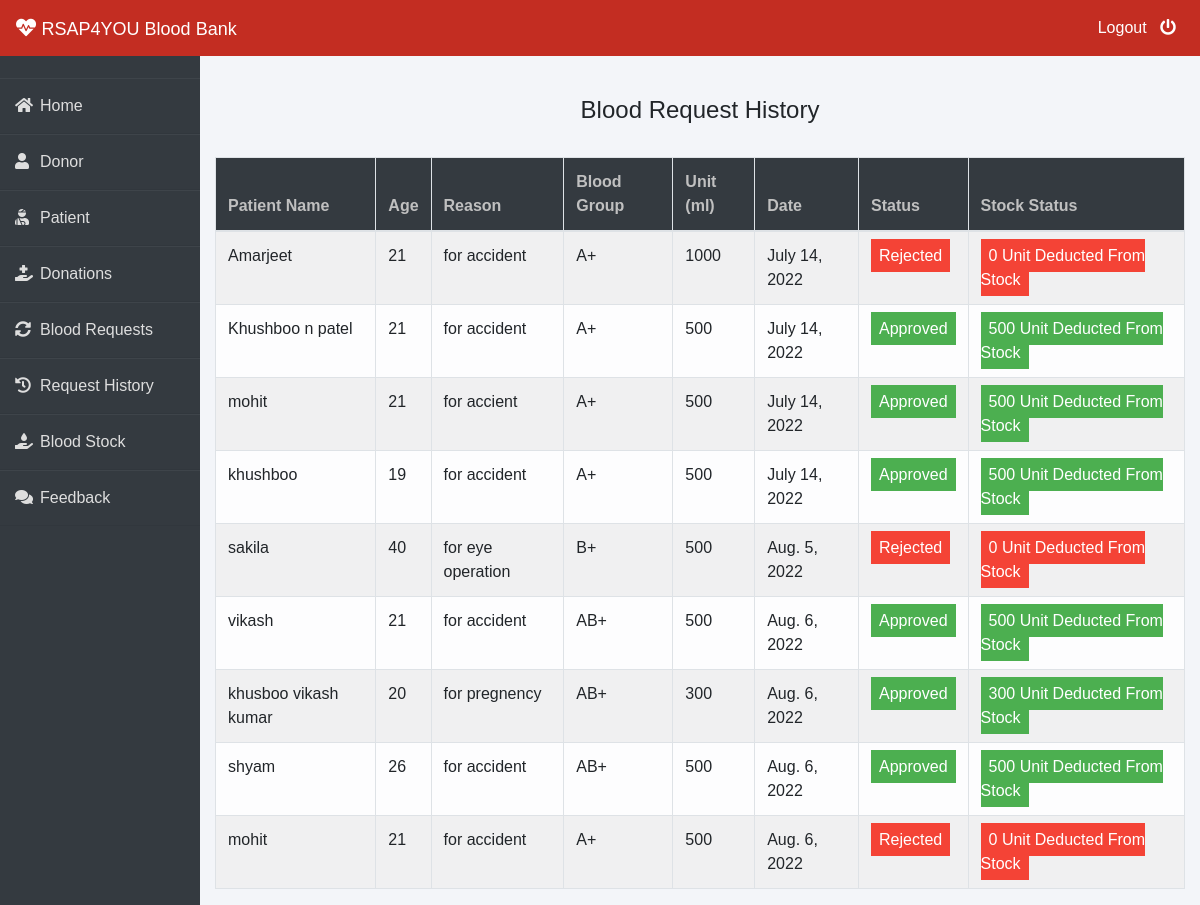
The page /admin-request-history (signed in) on the database its author committed.
### blood/models.py (models this page shows, shortened)
class BloodRequest(models.Model):
    request_by_patient=models.ForeignKey(pmodels.Patient,null=True,on_delete=models.CASCADE)
    request_by_donor=models.ForeignKey(dmodels.Donor,null=True,on_delete=models.CASCADE)
    patient_name=models.CharField(max_length=30)
    patient_age=models.PositiveIntegerField()
    reason=models.CharField(max_length=500)
    bloodgroup=models.CharField(max_length=10)
    unit=models.PositiveIntegerField(default=0)
    status=models.CharField(max_length=20,default="Pending")
    date=models.DateField(auto_now=True)

### blood/views.py (the view)
# urls.py: path('admin-request-history', views.admin_request_history_view,name='admin-request-history'),
@login_required(login_url='adminlogin')
def admin_request_history_view(request):
    requests=models.BloodRequest.objects.all().exclude(status='Pending')
    return render(request,'blood/admin_request_history.html',{'requests':requests})

### templates/blood/admin_request_history.html (shortened to what this page needs)
{% extends 'blood/adminbase.html' %}
{% block content %}
{% load widget_tweaks %}
{%load static%}
<head>
</head>
<br><br>
<div class="container">
    <H4 class="text-center">Blood Request History</H4><br>
    <table class="table table-light table-hover table-bordered table-striped">
        <thead class="bg-dark">
            <tr>
                <th scope="col" style="color: rgb(192, 192, 192);">Patient Name</th>
                <th scope="col" style="color: rgb(192, 192, 192);">Age</th>
                <th scope="col" style="color: rgb(192, 192, 192);">Reason</th>
                <th scope="col" style="color: rgb(192, 192, 192);">Blood Group</th>
                <th scope="col" style="color: rgb(192, 192, 192);">Unit (ml)</th>
                <th scope="col" style="color: rgb(192, 192, 192);">Date</th>
                <th scope="col" style="color: rgb(192, 192, 192);">Status</th>
                <th scope="col" style="color: rgb(192, 192, 192);">Stock Status</th>
            </tr>
        </thead>
        <tbody>
            {% for t in requests %}
            <tr>
                <td> {{t.patient_name}}</td>
                <td>{{t.patient_age}}</td>
                <td>{{t.reason}}</td>
                <td>{{t.bloodgroup}}</td>
                <td>{{t.unit}}</td>
                <td>{{t.date}}</td>
                {% if t.status == 'Approved' %}
                <td><span class="label success"> Approved</span></td>
                <td><span class="label success"> {{t.unit}} Unit Deducted From Stock</span></td>
                {% else %}
                <td><span class="label danger">Rejected</span></td>
                <td><span class="label danger"> 0 Unit Deducted From Stock</span></td>
                {% endif %}
            </tr>
            {% endfor %}
        </tbody>
    </table>
</div>
{% endblock content %}

### templates/blood/adminbase.html (style rules this page uses)
* { margin: 0; padding: 0; box-sizing: border-box; list-style: none; text-decoration: none; font-family: 'Josefin Sans', sans-serif; }
body { background-color: #f3f5f9; }

### templates/blood/admin_request_history.html (style rules this page uses)
.label { color: white; padding: 8px; }
.success { background-color: #4CAF50; }
.danger { background-color: #f44336; }

### rows shown on the page
BloodRequest: patient_name "Amarjeet", patient_age "21", reason "for accident", bloodgroup "A+", unit "1000", date "July 14, 2022", status "Rejected"
BloodRequest: patient_name "Khushboo n patel", patient_age "21", reason "for accident", bloodgroup "A+", unit "500", date "July 14, 2022"
BloodRequest: patient_name "mohit", patient_age "21", reason "for accient", bloodgroup "A+", unit "500", date "July 14, 2022"
BloodRequest: patient_name "khushboo", patient_age "19", reason "for accident", bloodgroup "A+", unit "500", date "July 14, 2022"
BloodRequest: patient_name "sakila", patient_age "40", reason "for eye operation", bloodgroup "B+", unit "500", date "Aug. 5, 2022", status "Rejected"
BloodRequest: patient_name "vikash", patient_age "21", reason "for accident", bloodgroup "AB+", unit "500", date "Aug. 6, 2022"
BloodRequest: patient_name "khusboo vikash kumar", patient_age "20", reason "for pregnency", bloodgroup "AB+", unit "300", date "Aug. 6, 2022"
BloodRequest: patient_name "shyam", patient_age "26", reason "for accident", bloodgroup "AB+", unit "500", date "Aug. 6, 2022"
BloodRequest: patient_name "mohit", patient_age "21", reason "for accident", bloodgroup "A+", unit "500", date "Aug. 6, 2022", status "Rejected"
